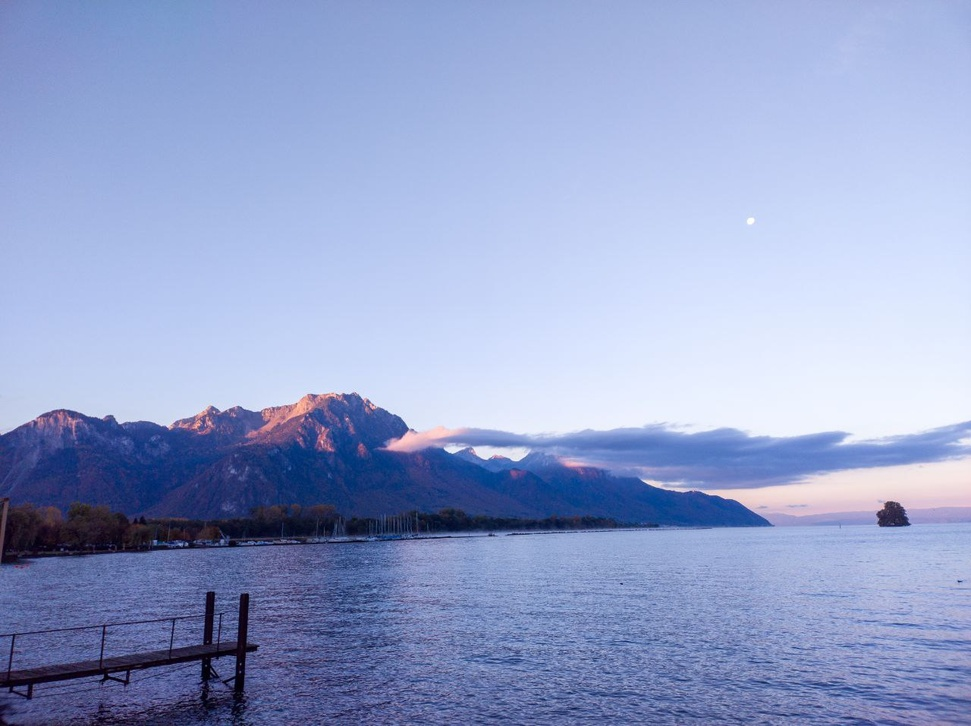
#> input picture res/mountain-and-lake.jpg, 971 x 726 px, shrunk from 1280 x 957 before the run
$ python main.py
#> lines starting #> are read from the running program, lines starting #| are printed output that depends on the picture
import numpy as np
import matplotlib.pyplot as plt
import matplotlib.animation as animation
from matplotlib.widgets import Slider
import cv2 as cv

FILE_NAME = 'res/mountain-and-lake.jpg'

# https://matplotlib.org/3.3.1/gallery/widgets/slider_demo.html
# https://sodocumentation.net/matplotlib/topic/6983/animations-and-interactive-plotting


# img:
# image in rbg
#
# satadj:
# 1.0 means no change. Under it converts to greyscale
# and about 1.5 is immensely high
# [32 lines left out: functions saturate, brightness, plt_hist, not called in this run]

def main():
	fig, ax = plt.subplots(1, 2,figsize=(27.0,27.0))

	ax1 = ax[0] # The histogram
	ax2 = ax[1]	# The image

	ax2.set_xlim(0.0,1280.0)

	fig.suptitle('Image toner', fontsize=16)

	# Calculate the initial value for the image
	img = cv.imread(cv.samples.findFile(FILE_NAME)) # assume: BGR
#> img is the input picture: shape (726, 971, 3); mean B, G, R 203.8, 162, 147.6
	img = cv.cvtColor(img, cv.COLOR_BGR2RGB) # plt assumes RGB

	# Draw the image
	# Take the handle for later
	imobj = ax2.imshow(img)

	# Axes for the saturation and brightness
	ax_sat = plt.axes([0.25, .03, 0.50, 0.02])
	ax_exp = plt.axes([0.25, 0.01, 0.50, 0.02])

	# Slider
	sat_slider = Slider(ax_sat, 'Saturation', 0, 20, valinit=1)
	exp_slider = Slider(ax_exp, 'Brightness', -10, 10, valinit=1)

	# Histogram
	colors = ('r', 'g', 'b')
	lines = []
	for k,color in enumerate(colors):
		histogram = cv.calcHist([img],[k],None,[256],[0,256])
		line, = ax1.plot(histogram,color=color)
		lines.append(line)
#> after the loop, lines = 3 items

	# [35 lines left out: functions update_sat, update_exp, not called in this run]

	# call update function on slider value change
	sat_slider.on_changed(update_sat)
	exp_slider.on_changed(update_exp)


	plt.show()
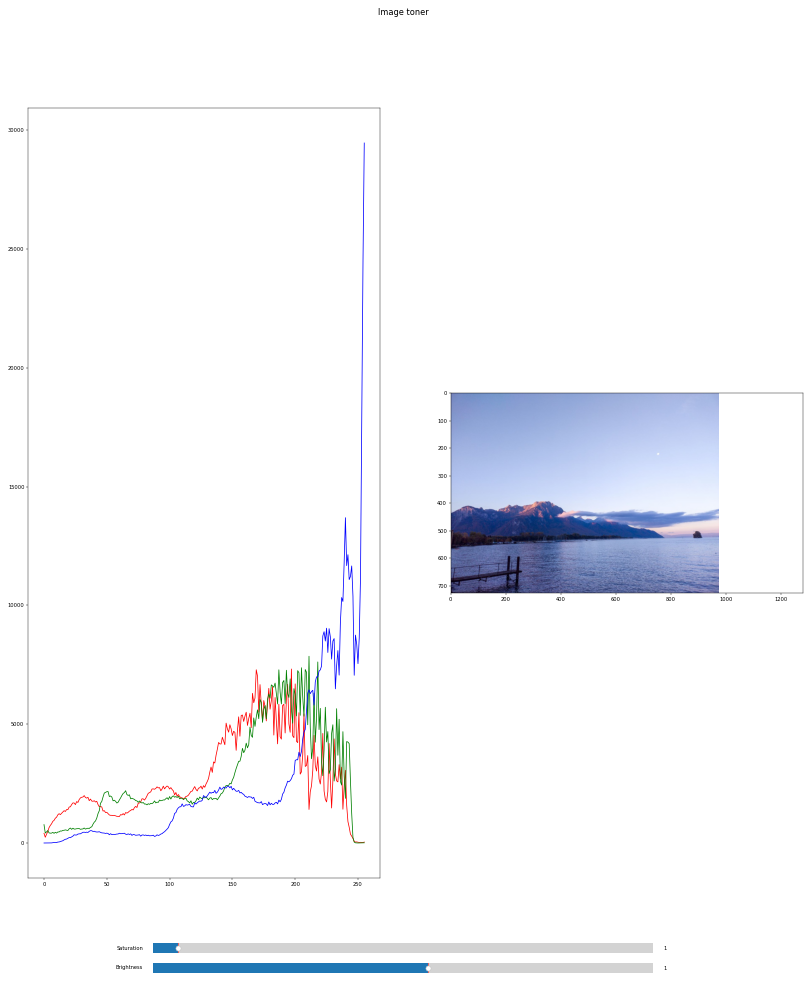
#> figure drawn by matplotlib, 4 panels; panel 1: curve peaks at x = 197, y = 7326; panel 1: curve peaks at x = 211, y = 7863; panel 1: curve peaks at x = 255, y = 29473


main()

$ run again, with res/beach.jpg copied over res/mountain-and-lake.jpg
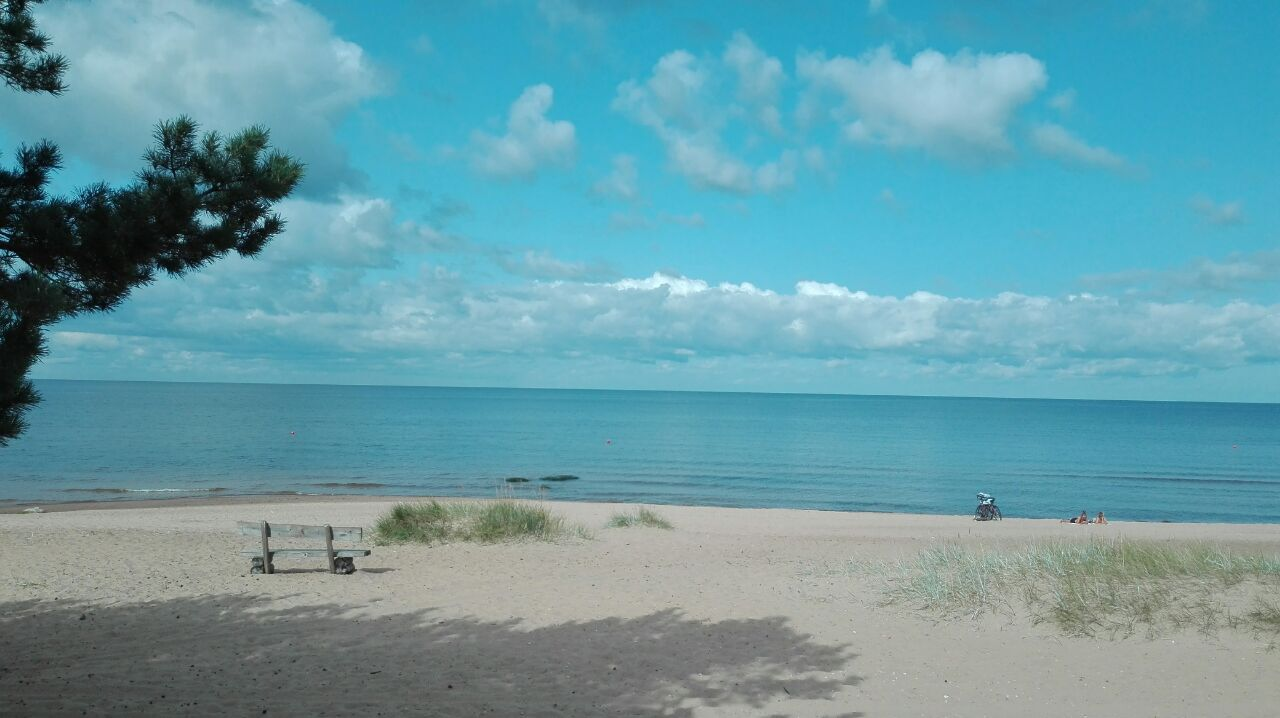
#> input picture res/beach.jpg, 1280 x 718 px
#> in main, img is the input picture: shape (718, 1280, 3); mean B, G, R 167.4, 156.2, 103.7
#> after the loop in main, `for k,color in enumerate(colors):`: lines = 3 items
#> in main, `plt.show()`:
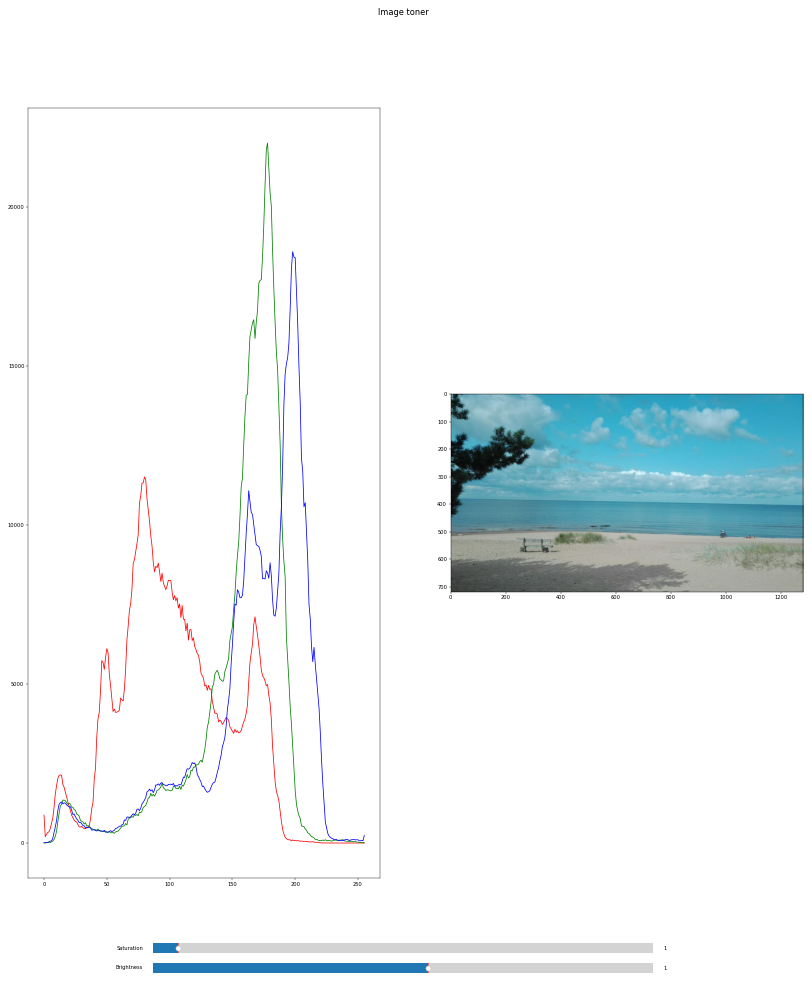
#> figure drawn by matplotlib, 4 panels; panel 1: curve peaks at x = 80, y = 11506; panel 1: curve peaks at x = 178, y = 22006; panel 1: curve peaks at x = 198, y = 18590

$ run again, with res/guitar.jpg copied over res/mountain-and-lake.jpg
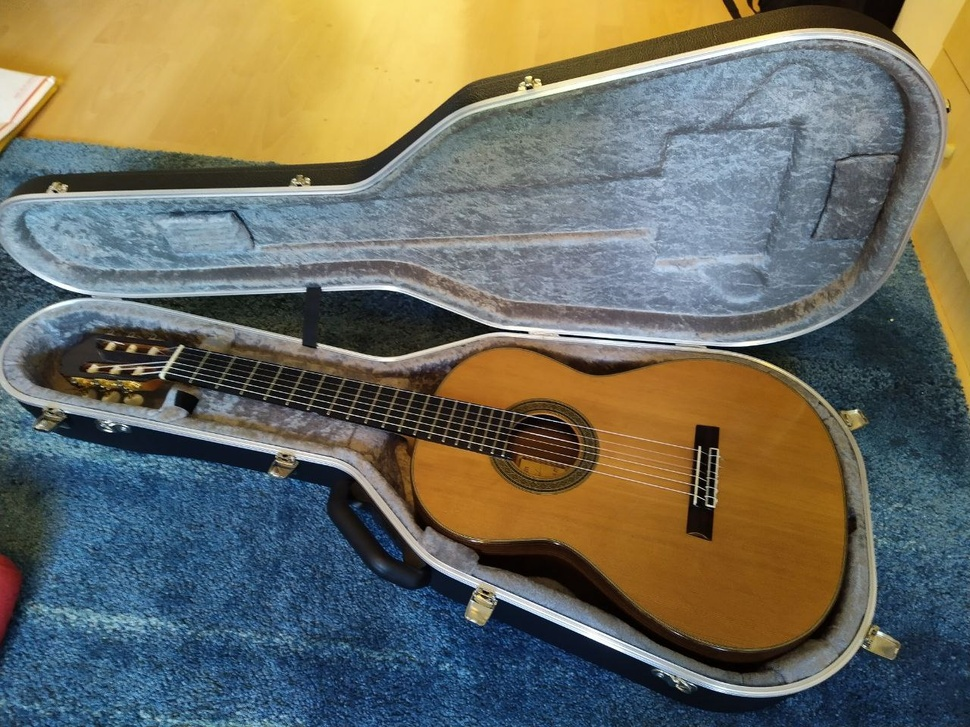
#> input picture res/guitar.jpg, 970 x 727 px, shrunk from 1280 x 960 before the run
#> in main, img is the input picture: shape (727, 970, 3); mean B, G, R 95.7, 108.3, 109
#> after the loop in main, `for k,color in enumerate(colors):`: lines = 3 items
#> in main, `plt.show()`:
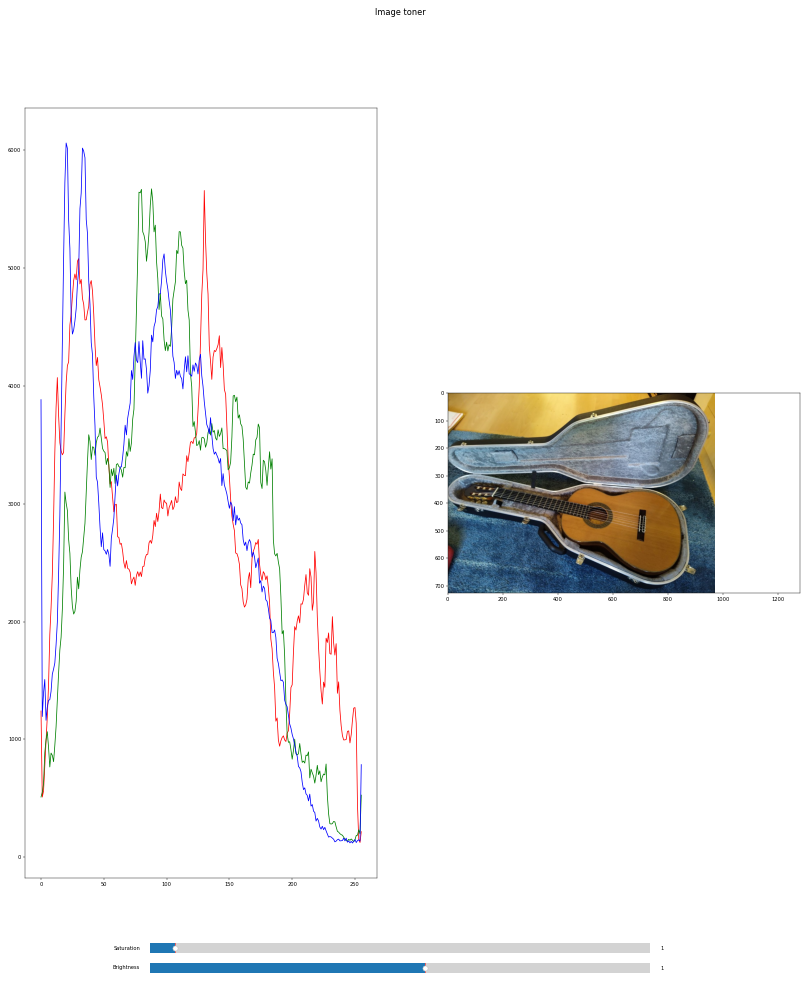
#> figure drawn by matplotlib, 4 panels; panel 1: curve peaks at x = 130, y = 5657; panel 1: curve peaks at x = 88, y = 5671; panel 1: curve peaks at x = 20, y = 6060

$ run again, with res/signs.jpg copied over res/mountain-and-lake.jpg
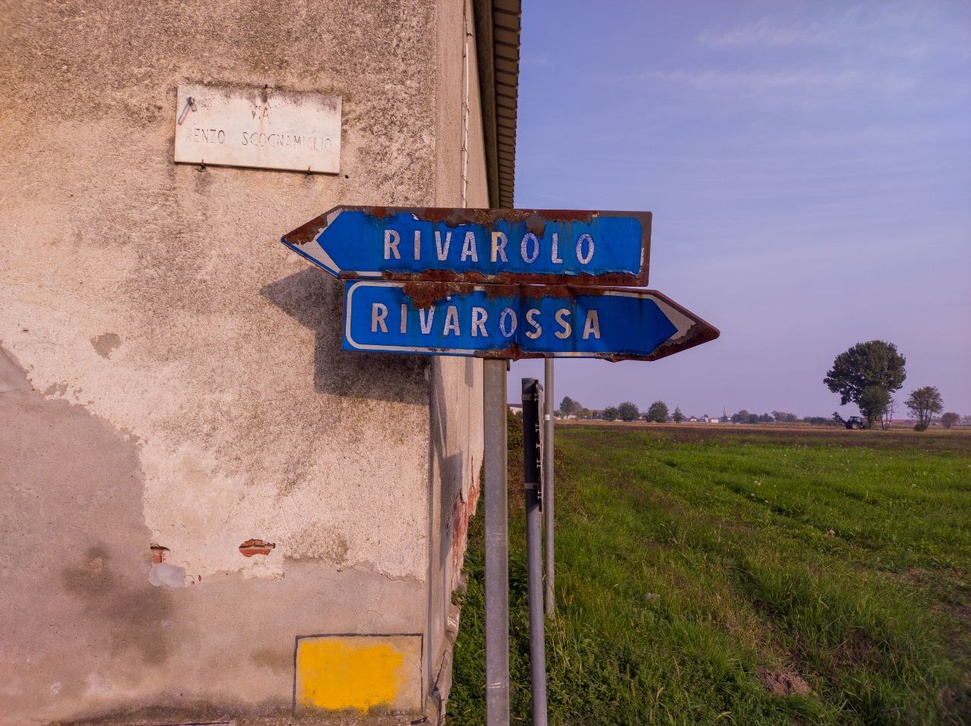
#> input picture res/signs.jpg, 971 x 726 px, shrunk from 1280 x 957 before the run
#> in main, img is the input picture: shape (726, 971, 3); mean B, G, R 118.9, 120.5, 140.7
#> after the loop in main, `for k,color in enumerate(colors):`: lines = 3 items
#> in main, `plt.show()`:
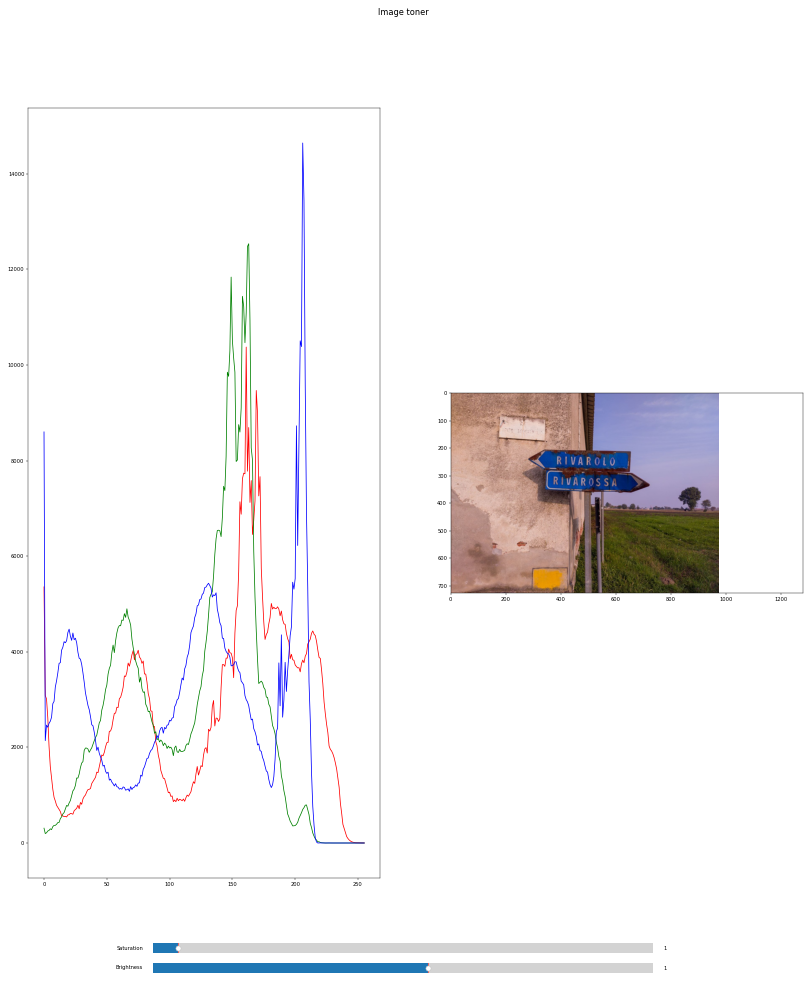
#> figure drawn by matplotlib, 4 panels; panel 1: curve peaks at x = 161, y = 10375; panel 1: curve peaks at x = 163, y = 12537; panel 1: curve peaks at x = 206, y = 14644
